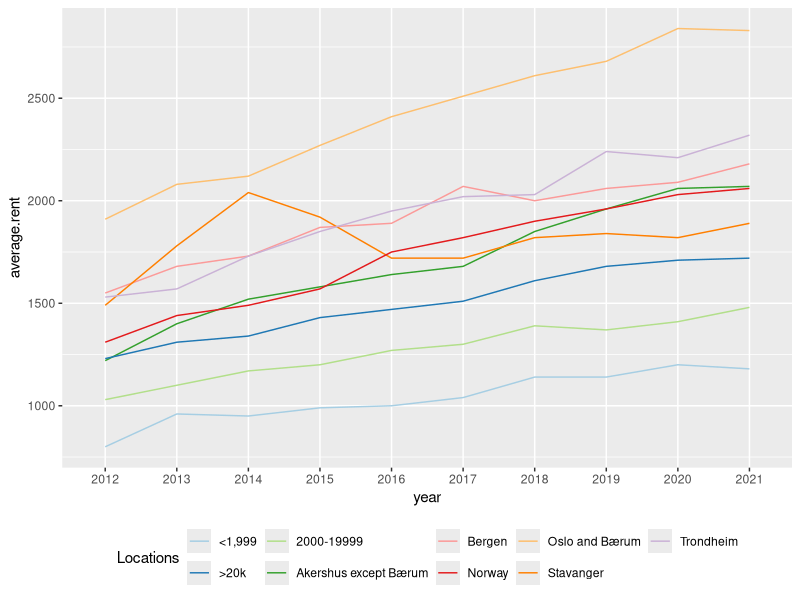

Write R code to recreate this figure.
library(tidyverse)

library(readr)
Norway_rent <- read_delim("rmarkdown/plots/Norway_rent.csv",
delim = "\t", escape_double = FALSE,
trim_ws = TRUE)

gg_rent<-Norway_rent %>% 
  
  mutate(Locations=c("Norway","Oslo and Bærum","Akershus except Bærum","Bergen","Trondheim","Stavanger",">20k","2000-19999","<1,999"))%>% 
  pivot_longer(cols = where(is.numeric),names_to = "year",values_to = "average.rent") %>%
  ggplot(.,aes(year,average.rent,color=Locations,group=Location))+
  geom_line()+
  scale_color_brewer(palette="Paired")+
  theme(legend.position = "bottom")
ggsave("./rmarkdown/plots/Norway_rent_trend.png",gg_rent)
